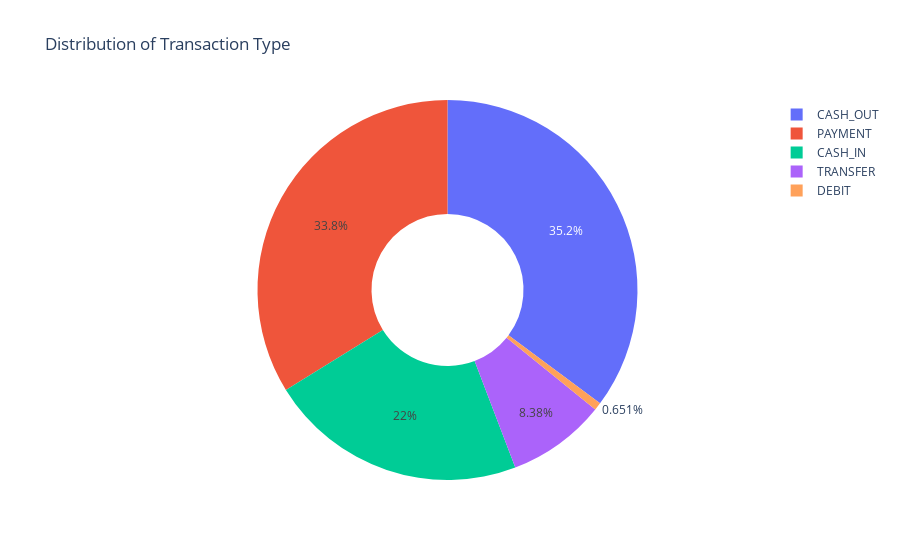

Notebook code cell kept with this figure:
### Code cell
type_transaction = data["type"].value_counts()
transaction = type_transaction.index
quantity = type_transaction.values

# plotting pie chart
fig = px.pie(data,
            values = quantity,
            names = transaction, 
            hole = 0.4,
            title = "Distribution of Transaction Type")
fig.show()

### Figure 1 — Plotly figure (JSON) as saved in the notebook; plotly's stock layout.template omitted (floating-point values rounded to 4 significant figures)
{"data": [{"domain": {"x": [0, 1], "y": [0, 1]}, "hole": 0.4, "hovertemplate": "label=%{label}<br>value=%{value}<extra></extra>", "labels": ["CASH_OUT", "PAYMENT", "CASH_IN", "TRANSFER", "DEBIT"], "legendgroup": "", "name": "", "showlegend": true, "type": "pie", "values": [2237500, 2151495, 1399284, 532909, 41432]}], "layout": {"legend": {"tracegroupgap": 0}, "title": {"text": "Distribution of Transaction Type"}}}
